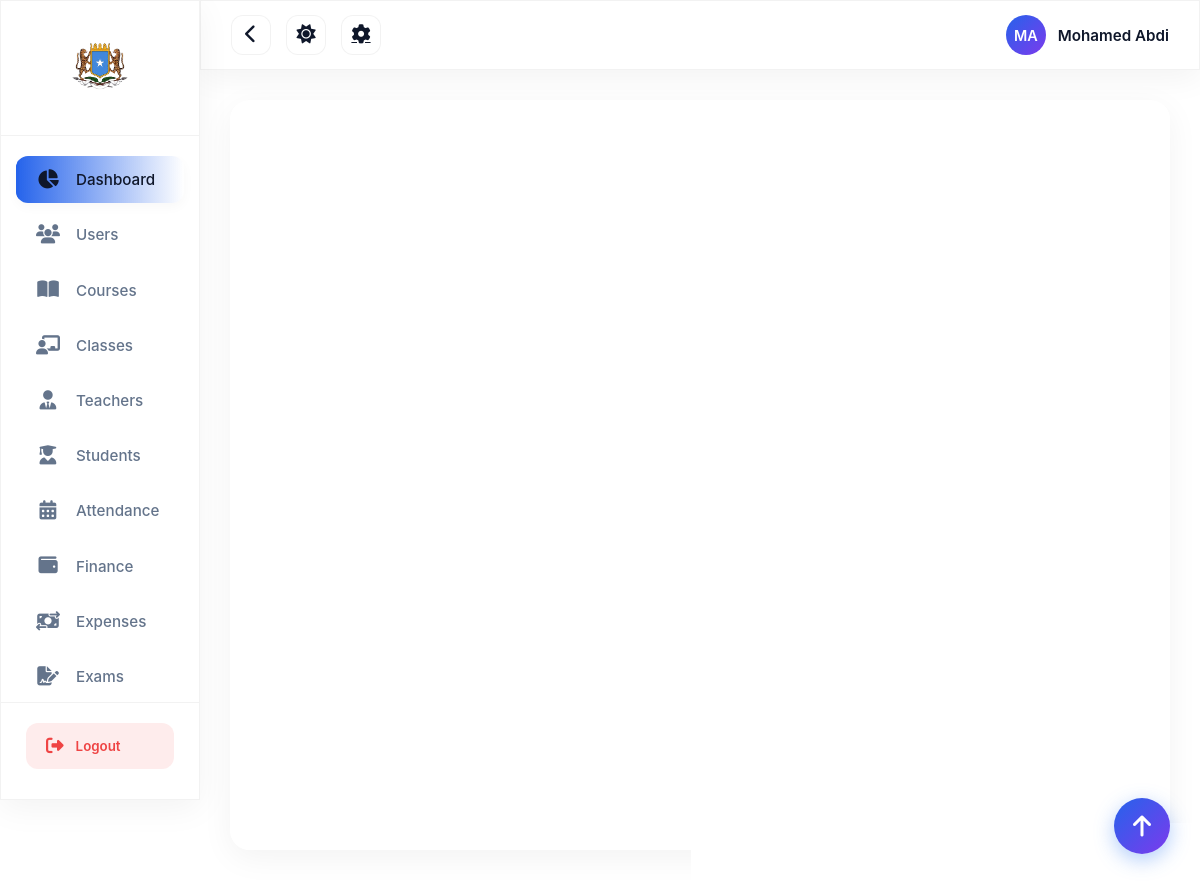
Page /views/admin/dashboard.php (signed in) on the committed database.
### tables this page shows
CREATE TABLE `app_settings` (
  `id` int(11) NOT NULL,
  `app_name` varchar(150) DEFAULT 'Admin Panel',
  `logo_path` varchar(255) DEFAULT NULL,
  `show_type` enum('text','logo') DEFAULT 'text',
  `updated_at` timestamp NOT NULL DEFAULT current_timestamp() ON UPDATE current_timestamp(),
  `language_id` int(11) DEFAULT 1
);

### views/admin/dashboard.php (the view, shortened to what this page needs)
<?php
require_once __DIR__ . '/../../config/db.php';
$settings = $conn->query("SELECT language_id FROM app_settings ORDER BY id DESC LIMIT 1")->fetch_assoc();
$currentLangId = $settings['language_id'] ?? 1;
$translations = [
    1 => [
        'page_title' => 'Admin Dashboard',
        'nav_dashboard' => 'Dashboard',
        'nav_users' => 'Users',
        'nav_courses' => 'Courses',
        'nav_classes' => 'Classes',
        'nav_teachers' => 'Teachers',
        'nav_students' => 'Students',
        'nav_attendance' => 'Attendance',
        'nav_finance' => 'Finance',
        'nav_expenses' => 'Expenses',
        'nav_exams' => 'Exams',
        'nav_messages' => 'Messages',
        'nav_alumni' => 'Alumni',
        'nav_settings' => 'Settings',
        'nav_logout' => 'Logout',
        'toggle_sidebar' => 'Toggle Sidebar',
        'toggle_theme' => 'Toggle Theme',
        'open_settings' => 'Settings',
        'scroll_to_top' => 'Scroll to Top',
        'mobile_menu' => 'Mobile Menu',
        'loading' => 'Loading...',
        'login_required' => 'Login required',
    ],
    2 => [
        'page_title' => 'لوحة تحكم المسؤول',
        'nav_dashboard' => 'لوحة التحكم',
        'nav_users' => 'المستخدمين',
        'nav_courses' => 'المواد',
        'nav_classes' => 'الفصول',
        'nav_teachers' => 'المعلمين',
        'nav_students' => 'الطلاب',
        'nav_attendance' => 'الحضور',
        'nav_finance' => 'المالية',
        'nav_expenses' => 'المصروفات',
        'nav_exams' => 'الامتحانات',
        'nav_messages' => 'الرسائل',
        'nav_alumni' => 'الخريجين',
        'nav_settings' => 'الإعدادات',
        'nav_logout' => 'تسجيل الخروج',
        'toggle_sidebar' => 'تبديل الشريط الجانبي',
        'toggle_theme' => 'تبديل السمة',
        'open_settings' => 'الإعدادات',
        'scroll_to_top' => 'التمرير إلى الأعلى',
        'mobile_menu' => 'قائمة الجوال',
        'loading' => 'جاري التحميل...',
        'login_required' => 'مطلوب تسجيل الدخول',
    ]
];
function t($key, $replacements = []) {
    global $translations, $currentLangId;
    $text = $translations[$currentLangId][$key] ?? $key;
    return $text;
}
$settingsRes = $conn->query("SELECT * FROM app_settings ORDER BY id DESC LIMIT 1");
$app = $settingsRes ? $settingsRes->fetch_assoc() : [];
$appName  = $app['app_name'] ?? 'Admin Panel';
$logoPath = $app['logo_path'] ?? null;
$resTheme = $conn->query("SELECT mode FROM theme ORDER BY id DESC LIMIT 1");
$rowTheme = $resTheme ? $resTheme->fetch_assoc() : ['mode' => 1];
$theme    = (int)$rowTheme['mode'];
?>
<!DOCTYPE html>
<html lang="<?= $currentLangId == 2 ? 'ar' : 'en' ?>" dir="<?= $currentLangId == 2 ? 'rtl' : 'ltr' ?>">
<head>
<link rel="stylesheet" href="https://cdnjs.cloudflare.com/ajax/libs/font-awesome/6.6.0/css/all.min.css">
</head>
<body class="<?php echo $theme === 1 ? 'light' : ''; ?>">
<div class="sidebar glass" id="sidebar">
    <div class="sidebar-header">
        <?php if (!empty($logoPath)): ?>
            <img
                src="/College/<?php echo htmlspecialchars($logoPath); ?>"
                alt="Logo"
                class="sidebar-logo"
            >
        <?php else: ?>
            <h2><?php echo htmlspecialchars($appName); ?></h2>
        <?php endif; ?>
    </div>
    <nav class="sidebar-nav">
        <a href="reports.php" target="contentFrame" class="nav-item active">
            <i class="fas fa-chart-pie"></i>
            <span><?= t('nav_dashboard') ?></span>
        </a>
        <a href="users/users.php" target="contentFrame" class="nav-item">
            <i class="fas fa-users"></i>
            <span><?= t('nav_users') ?></span>
        </a>
        <a href="subjects/subjects.php" target="contentFrame" class="nav-item">
            <i class="fas fa-book-open"></i>
            <span><?= t('nav_courses') ?></span>
        </a>
        <a href="classes/classes.php" target="contentFrame" class="nav-item">
            <i class="fas fa-chalkboard-teacher"></i>
            <span><?= t('nav_classes') ?></span>
        </a>
        <a href="teachers/teachers.php" target="contentFrame" class="nav-item">
            <i class="fas fa-user-tie"></i>
            <span><?= t('nav_teachers') ?></span>
        </a>
        <a href="students/students.php" target="contentFrame" class="nav-item">
            <i class="fas fa-user-graduate"></i>
            <span><?= t('nav_students') ?></span>
        </a>
        <?php if (($_SESSION['role'] ?? '') !== 'Finance'): ?>
            <a href="attendance/attendance.php" target="contentFrame" class="nav-item">
                <i class="fas fa-calendar-alt"></i>
                <span><?= t('nav_attendance') ?></span>
            </a>
        <?php endif; ?>
        <?php
        $role = $_SESSION['role'] ?? '';
        if ($role === 'Finance' || $role === 'admin'):
        ?>
            <a href="fees/fees.php" target="contentFrame" class="nav-item">
                <i class="fas fa-wallet"></i>
                <span><?= t('nav_finance') ?></span>
            </a>
            <a href="expenses/expenses.php" target="contentFrame" class="nav-item">
                <i class="fas fa-money-bill-transfer"></i>
                <span><?= t('nav_expenses') ?></span>
            </a>
        <?php endif; ?>
        <?php if (($_SESSION['role'] ?? '') !== 'Finance'): ?>
            <a href="exams/exams.php" target="contentFrame" class="nav-item">
                <i class="fas fa-file-signature"></i>
                <span><?= t('nav_exams') ?></span>
            </a>
        <?php endif; ?>
    </nav>
    <div class="sidebar-footer">
        <button class="logout-btn" onclick="window.location.href='/College/config/logout.php'">
            <i class="fas fa-sign-out-alt"></i>
            <span><?= t('nav_logout') ?></span>
        </button>
    </div>
</div>
<div class="topbar glass">
    <div class="topbar-right">
        <div class="user-info">
            <div class="user-avatar">
                <?php
                    $name = htmlspecialchars($_SESSION['name'] ?? 'Admin');
                    $initials = implode('', array_map(function($n) {
                        return strtoupper(substr($n, 0, 1));
                    }, explode(' ', $name, 2)));
                    echo $initials;
                ?>
            </div>
            <span class="user-name"><?php echo $name; ?></span>
        </div>
    </div>
    <div class="topbar-left">
        <button class="toggle-btn" onclick="toggleSidebar()" title="<?= t('toggle_sidebar') ?>">
            <i class="fas fa-chevron-left"></i>
        </button>
        <button class="theme-toggle" onclick="toggleTheme()" title="<?= t('toggle_theme') ?>">
            <i class="fas fa-moon"></i>
        </button>
        <?php
        function is_admin() {
            return ($_SESSION['role'] ?? '') === 'admin';
        }
        ?>
        <?php if (is_admin()): ?>
            <a href="settings.php" class="settings" title="<?= t('open_settings') ?>" target="contentFrame">
                <i class="fas fa-cog"></i>
            </a>
        <?php endif; ?>
    </div>
</div>
<div class="content">
    <iframe name="contentFrame" src="reports.php" class="content-frame" id="contentFrame"></iframe>
</div>
<button class="fab" onclick="scrollToTop()" title="<?= t('scroll_to_top') ?>">
    <i class="fas fa-arrow-up"></i>
</button>
</body>
</html>

### rows in the picture
app_settings: logo_path (picture), language "Dashboard", language "Users", language "Courses", language "Classes", language "Teachers", language "Students", language "Attendance", language "Finance", language "Expenses", language "Exams", language "Logout"

### other values in the picture
$initials "MA"
$name "Mohamed Abdi"
